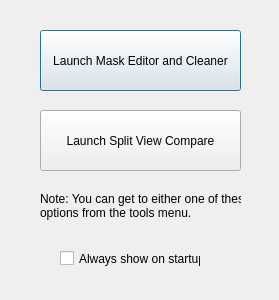
<?xml version="1.0" encoding="UTF-8"?>
<ui version="4.0">
 <class>DlgStartUp</class>
 <widget class="QDialog" name="DlgStartUp">
  <property name="geometry">
   <rect>
    <x>0</x>
    <y>0</y>
    <width>279</width>
    <height>300</height>
   </rect>
  </property>
  <property name="windowTitle">
   <string>Start Up</string>
  </property>
  <widget class="QPushButton" name="pushBtnMaskEdit">
   <property name="geometry">
    <rect>
     <x>40</x>
     <y>30</y>
     <width>201</width>
     <height>61</height>
    </rect>
   </property>
   <property name="text">
    <string>Launch Mask Editor and Cleaner</string>
   </property>
  </widget>
  <widget class="QPushButton" name="pushBtnSplitCmp">
   <property name="geometry">
    <rect>
     <x>40</x>
     <y>110</y>
     <width>201</width>
     <height>61</height>
    </rect>
   </property>
   <property name="text">
    <string>Launch Split View Compare</string>
   </property>
  </widget>
  <widget class="QLabel" name="label">
   <property name="geometry">
    <rect>
     <x>40</x>
     <y>190</y>
     <width>201</width>
     <height>31</height>
    </rect>
   </property>
   <property name="text">
    <string>Note: You can get to either one of these
options from the tools menu.</string>
   </property>
  </widget>
  <widget class="QCheckBox" name="checkBoxShow">
   <property name="geometry">
    <rect>
     <x>60</x>
     <y>250</y>
     <width>141</width>
     <height>17</height>
    </rect>
   </property>
   <property name="text">
    <string>Always show on startup</string>
   </property>
  </widget>
 </widget>
 <resources/>
 <connections/>
</ui>
